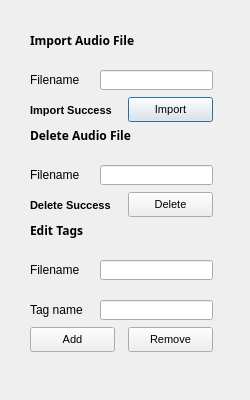
<?xml version="1.0" encoding="UTF-8"?>
<ui version="4.0">
 <class>EditPopoutWindow</class>
 <widget class="QDialog" name="EditPopoutWindow">
  <property name="geometry">
   <rect>
    <x>0</x>
    <y>0</y>
    <width>250</width>
    <height>400</height>
   </rect>
  </property>
  <property name="font">
   <font>
    <stylestrategy>PreferDefault</stylestrategy>
    <kerning>true</kerning>
   </font>
  </property>
  <property name="windowTitle">
   <string>Dialog</string>
  </property>
  <widget class="QLabel" name="label">
   <property name="geometry">
    <rect>
     <x>30</x>
     <y>30</y>
     <width>155</width>
     <height>20</height>
    </rect>
   </property>
   <property name="font">
    <font>
     <family>Source Code Pro</family>
     <pointsize>9</pointsize>
     <italic>false</italic>
     <bold>true</bold>
     <stylestrategy>PreferDefault</stylestrategy>
     <kerning>true</kerning>
    </font>
   </property>
   <property name="text">
    <string>Import Audio File</string>
   </property>
  </widget>
  <widget class="QLineEdit" name="audioimport_filename_linetext">
   <property name="geometry">
    <rect>
     <x>100</x>
     <y>70</y>
     <width>113</width>
     <height>20</height>
    </rect>
   </property>
  </widget>
  <widget class="QLabel" name="label_2">
   <property name="geometry">
    <rect>
     <x>30</x>
     <y>70</y>
     <width>64</width>
     <height>20</height>
    </rect>
   </property>
   <property name="text">
    <string>Filename</string>
   </property>
  </widget>
  <widget class="QLabel" name="label_3">
   <property name="geometry">
    <rect>
     <x>30</x>
     <y>220</y>
     <width>82</width>
     <height>20</height>
    </rect>
   </property>
   <property name="font">
    <font>
     <family>Source Code Pro</family>
     <pointsize>9</pointsize>
     <italic>false</italic>
     <bold>true</bold>
     <stylestrategy>PreferDefault</stylestrategy>
     <kerning>true</kerning>
    </font>
   </property>
   <property name="text">
    <string>Edit Tags</string>
   </property>
  </widget>
  <widget class="QLabel" name="label_4">
   <property name="geometry">
    <rect>
     <x>30</x>
     <y>260</y>
     <width>64</width>
     <height>20</height>
    </rect>
   </property>
   <property name="text">
    <string>Filename</string>
   </property>
  </widget>
  <widget class="QLineEdit" name="tagedit_filename_linetext">
   <property name="geometry">
    <rect>
     <x>100</x>
     <y>260</y>
     <width>113</width>
     <height>20</height>
    </rect>
   </property>
  </widget>
  <widget class="QLabel" name="label_5">
   <property name="geometry">
    <rect>
     <x>30</x>
     <y>300</y>
     <width>64</width>
     <height>20</height>
    </rect>
   </property>
   <property name="text">
    <string>Tag name</string>
   </property>
  </widget>
  <widget class="QLineEdit" name="tagedit_tagname_linetext">
   <property name="geometry">
    <rect>
     <x>100</x>
     <y>300</y>
     <width>113</width>
     <height>20</height>
    </rect>
   </property>
  </widget>
  <widget class="QLabel" name="label_6">
   <property name="geometry">
    <rect>
     <x>30</x>
     <y>125</y>
     <width>155</width>
     <height>20</height>
    </rect>
   </property>
   <property name="font">
    <font>
     <family>Source Code Pro</family>
     <pointsize>9</pointsize>
     <italic>false</italic>
     <bold>true</bold>
     <stylestrategy>PreferDefault</stylestrategy>
     <kerning>true</kerning>
    </font>
   </property>
   <property name="text">
    <string>Delete Audio File</string>
   </property>
  </widget>
  <widget class="QLabel" name="label_7">
   <property name="geometry">
    <rect>
     <x>30</x>
     <y>165</y>
     <width>64</width>
     <height>20</height>
    </rect>
   </property>
   <property name="text">
    <string>Filename</string>
   </property>
  </widget>
  <widget class="QLineEdit" name="audiodelete_filename_linetext">
   <property name="geometry">
    <rect>
     <x>100</x>
     <y>165</y>
     <width>113</width>
     <height>20</height>
    </rect>
   </property>
  </widget>
  <widget class="QPushButton" name="audioimport_button">
   <property name="geometry">
    <rect>
     <x>128</x>
     <y>97</y>
     <width>85</width>
     <height>25</height>
    </rect>
   </property>
   <property name="font">
    <font>
     <pointsize>8</pointsize>
     <stylestrategy>PreferDefault</stylestrategy>
     <kerning>true</kerning>
    </font>
   </property>
   <property name="text">
    <string>Import</string>
   </property>
  </widget>
  <widget class="QPushButton" name="audiodelete_button">
   <property name="geometry">
    <rect>
     <x>128</x>
     <y>192</y>
     <width>85</width>
     <height>25</height>
    </rect>
   </property>
   <property name="font">
    <font>
     <pointsize>8</pointsize>
     <stylestrategy>PreferDefault</stylestrategy>
     <kerning>true</kerning>
    </font>
   </property>
   <property name="text">
    <string>Delete</string>
   </property>
  </widget>
  <widget class="QPushButton" name="tagremove_button">
   <property name="geometry">
    <rect>
     <x>128</x>
     <y>327</y>
     <width>85</width>
     <height>25</height>
    </rect>
   </property>
   <property name="font">
    <font>
     <pointsize>8</pointsize>
     <stylestrategy>PreferDefault</stylestrategy>
     <kerning>true</kerning>
    </font>
   </property>
   <property name="text">
    <string>Remove</string>
   </property>
  </widget>
  <widget class="QPushButton" name="tagadd_button">
   <property name="geometry">
    <rect>
     <x>30</x>
     <y>327</y>
     <width>85</width>
     <height>25</height>
    </rect>
   </property>
   <property name="font">
    <font>
     <pointsize>8</pointsize>
     <stylestrategy>PreferDefault</stylestrategy>
     <kerning>true</kerning>
    </font>
   </property>
   <property name="text">
    <string>Add</string>
   </property>
  </widget>
  <widget class="QLabel" name="importsuccess_text">
   <property name="geometry">
    <rect>
     <x>30</x>
     <y>100</y>
     <width>98</width>
     <height>20</height>
    </rect>
   </property>
   <property name="font">
    <font>
     <family>Arial</family>
     <pointsize>8</pointsize>
     <bold>true</bold>
     <stylestrategy>PreferDefault</stylestrategy>
     <kerning>true</kerning>
    </font>
   </property>
   <property name="text">
    <string>Import Success</string>
   </property>
  </widget>
  <widget class="QLabel" name="deletesuccess_text">
   <property name="geometry">
    <rect>
     <x>30</x>
     <y>195</y>
     <width>98</width>
     <height>20</height>
    </rect>
   </property>
   <property name="font">
    <font>
     <family>Arial</family>
     <pointsize>8</pointsize>
     <bold>true</bold>
     <stylestrategy>PreferDefault</stylestrategy>
     <kerning>true</kerning>
    </font>
   </property>
   <property name="text">
    <string>Delete Success</string>
   </property>
  </widget>
 </widget>
 <resources/>
 <connections/>
</ui>
